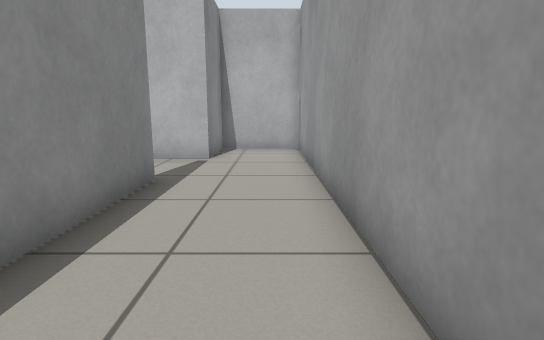
view 1 (above)

12 first-person views from a walk through a Gazebo world. The camera is 0.68 m above the floor, tilts 10° down and sees 80° across. The floor is counted in squares, 0.5 m on a side. Each view is taken from the middle of a square. On the plan, view 1 faces up. The plan holds only what a view shows up to about 14 squares ahead; the rest is blank.

view 2
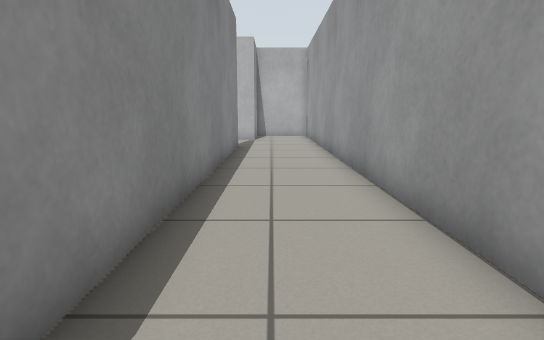

view 3
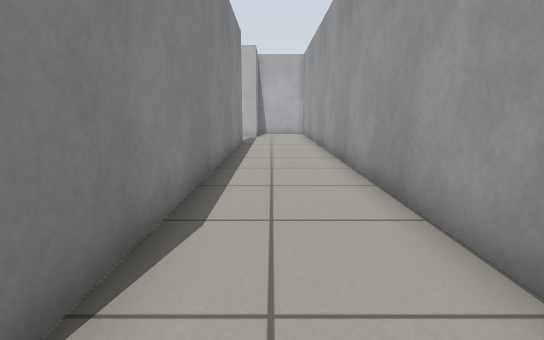

view 4
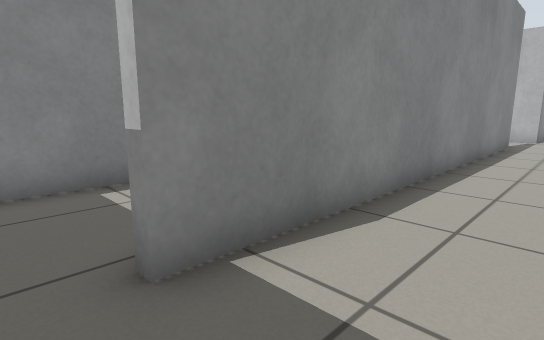

view 5
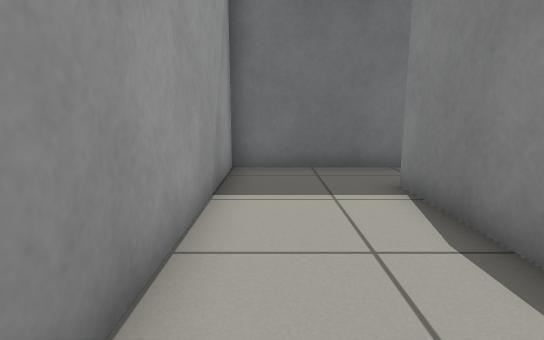

view 6
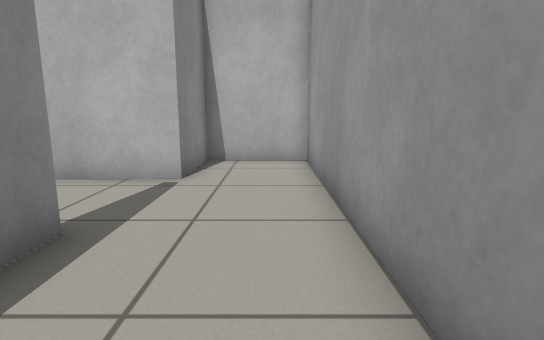

view 7
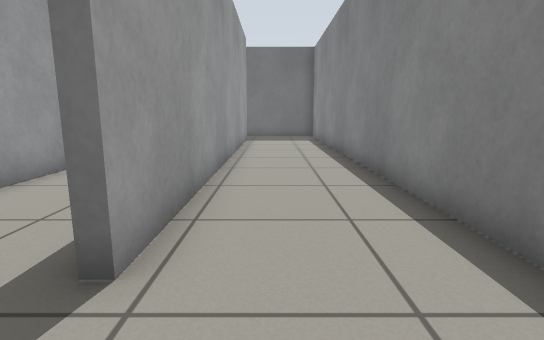

view 8
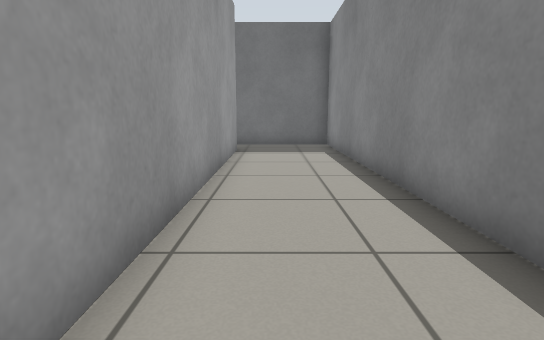

view 9
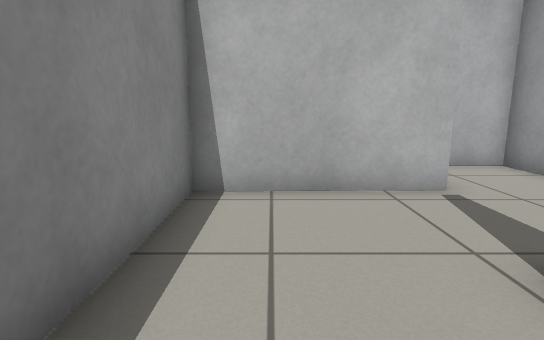

view 10
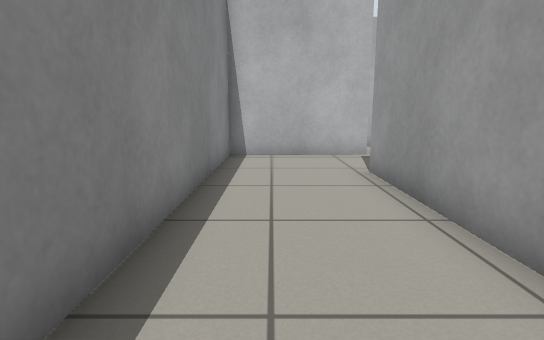

view 11
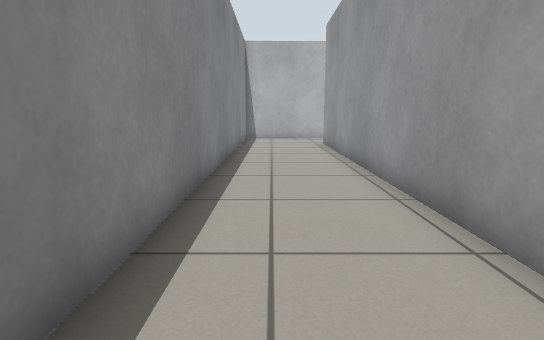

view 12
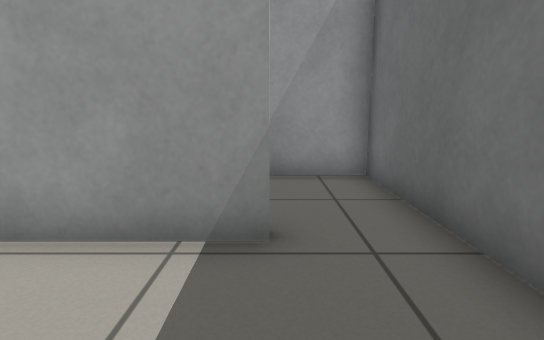

### Floor plan
Points are (right, up) in squares from view 1. A wall is a line through its corners. A room is listed if a view was taken in it or the views show most of it. See-through windows are left out.
Room 1 (views 1, 2, 3, 4, 5, 6)
walls: (-2.4, 6.6) (-2.4, -8); (-2.5, -10.1) (1, -10.1) (1, 12.3) (-1.9, 12.3) (-1.9, 9.6)
ways out: opening at (-2, -8.5) to room 2; opening at (-2, 8) to room 2
Room 2 (views 7, 8, 9, 10, 11, 12)
walls: (-2.7, -8) (-2.7, 6.6); (-1.9, 9.6) (-6.4, 9.5) (-6.4, -10.1) (-2.5, -10.1)
ways out: opening at (-2, -8.5) to room 1; opening at (-2, 8) to room 1

Positions as (right, up) in squares from view 1, and headings:
1: (0, 0), facing up
2: (-1, -7), facing up
3: (-1, -9), facing up
4: (0, -9), facing up-left
5: (0, -2), facing down
6: (0, 3), facing up
7: (-4, 9), facing down
8: (-4, 4), facing down
9: (-5, 4), facing up
10: (-5, -1), facing up
11: (-5, -8), facing up
12: (-6, -8), facing right
